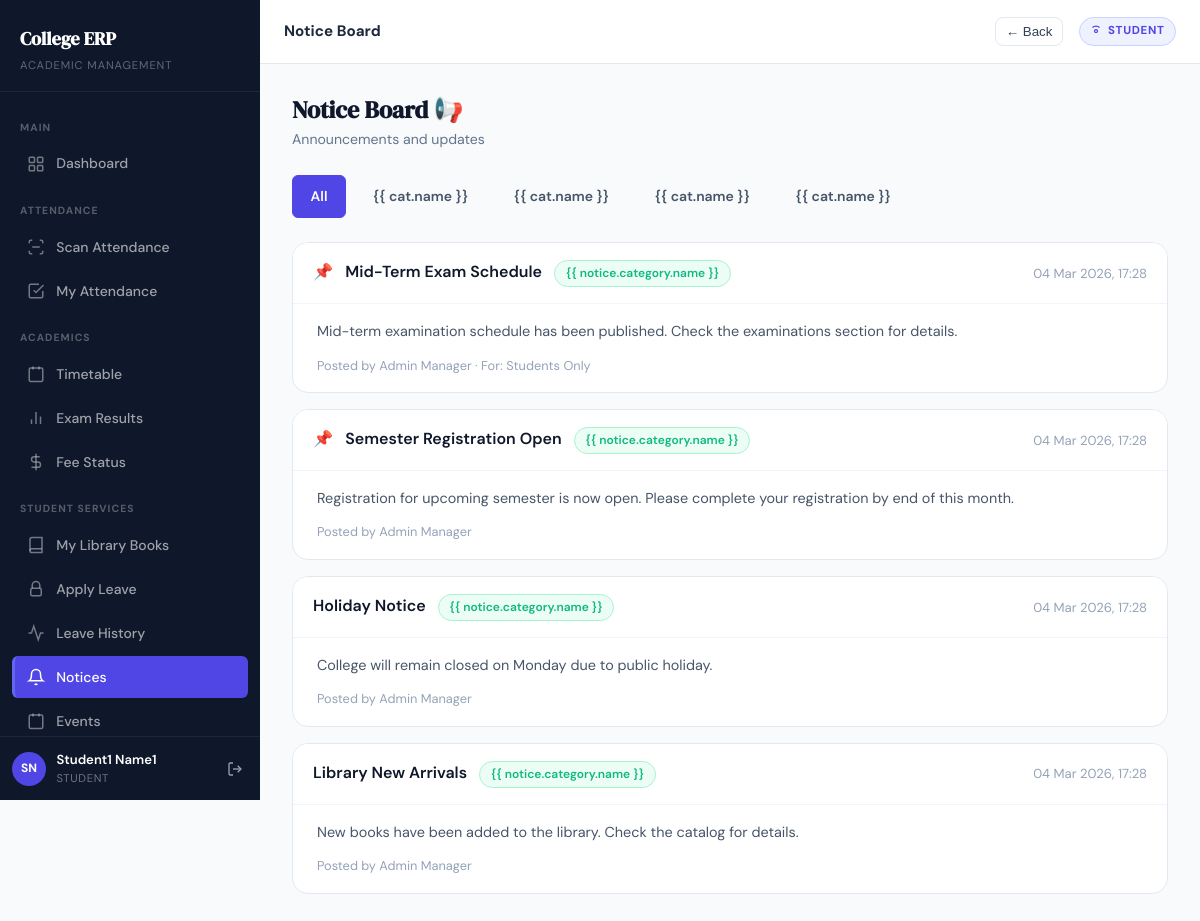
/notices/ (signed in), run on the app's committed database.
### apps/accounts/models.py (models this page shows, shortened)
class CustomUser(AbstractUser):
    first_name    = models.CharField(max_length=100)
    last_name     = models.CharField(max_length=100)
    email         = models.EmailField(unique=True)
    mobile_number = models.CharField(max_length=10, unique=True, null=True, blank=True)
    role          = models.CharField(max_length=20, choices=Role.choices)
    is_verified   = models.BooleanField(default=False)
    is_approved   = models.BooleanField(default=False)
    class Meta:
        indexes = [
            models.Index(fields=["role"]),
            models.Index(fields=["is_approved"]),
        ]
    @property
    def full_name(self):
        return f"{self.first_name} {self.last_name}".strip() or self.username
    @property
    def is_teacher(self):
        return self.role == Role.TEACHER
    @property
    def is_erp_manager(self):
        return self.role == Role.ERP_MANAGER or self.is_superuser

### apps/notices/models.py (models this page shows, shortened)
class NoticeCategory(TimeStampedModel):
    name = models.CharField(max_length=50, unique=True)
    class Meta:
        ordering = ["name"]
        verbose_name_plural = "Notice categories"

class Notice(TimeStampedModel):
    title = models.CharField(max_length=200)
    content = models.TextField()
    category = models.ForeignKey(
        NoticeCategory, on_delete=models.SET_NULL, null=True, blank=True,
        related_name="notices"
    )
    posted_by = models.ForeignKey(
        settings.AUTH_USER_MODEL, on_delete=models.CASCADE, related_name="notices"
    )
    target_role = models.CharField(max_length=20, choices=TARGET_CHOICES, default="ALL")
    is_pinned = models.BooleanField(default=False)
    attachment = models.FileField(upload_to="notices/", blank=True)
    class Meta:
        ordering = ["-is_pinned", "-created_at"]

### apps/notices/views.py (the view)
# urls.py: path("",                        views.notice_list,    name="notice_list"),
@login_required
def notice_list(request):
    user = request.user
    notices = Notice.objects.select_related("category", "posted_by").filter(
        Q(target_role="ALL") | Q(target_role=user.role)
    )
    categories = NoticeCategory.objects.all()
    cat_id = request.GET.get("category")
    if cat_id:
        notices = notices.filter(category_id=cat_id)
    return render(request, "notices/notice_list.html", {
        "notices": notices,
        "categories": categories,
        "selected_category": cat_id,
    })

### templates/notices/notice_list.html (shortened to what this page needs)
{% extends "base.html" %}
{% block topbar_title %}Notice Board{% endblock %}
{% block content %}
<div class="page-header fade-in-up">
    <div>
        <div class="page-header-title">Notice Board 📢</div>
        <div class="page-header-subtitle">Announcements and updates</div>
    </div>
</div>
{% if categories %}
<div class="fade-in-up" style="display:flex;gap:.5rem;margin-bottom:1.5rem;flex-wrap:wrap">
    <a href="{% url 'notice_list' %}"
        class="btn btn-sm {% if not selected_category %}btn-primary{% else %}btn-outline{% endif %}">All</a>
    {% for cat in categories %}
    <a href="{% url 'notice_list' %}?category={{ cat.pk }}"
        class="btn btn-sm {% if selected_category == cat.pk|stringformat:'d' %}btn-primary{% else %}btn-outline{% endif %}">{{
        cat.name }}</a>
    {% endfor %}
</div>
{% endif %}
{% for notice in notices %}
<div class="card fade-in-up" style="margin-bottom:1rem">
    <div class="card-header">
        <div style="flex:1">
            {% if notice.is_pinned %}<span style="color:var(--warning);margin-right:.5rem">📌</span>{% endif %}
            <a href="{% url 'notice_detail' notice.pk %}"
                style="text-decoration:none;color:var(--gray-900);font-weight:600">{{ notice.title }}</a>
            {% if notice.category %}<span class="status-badge open" style="margin-left:.5rem">{{ notice.category.name
                }}</span>{% endif %}
        </div>
        <span class="text-muted text-sm">{{ notice.created_at|date:"d M Y, H:i" }}</span>
    </div>
    <div class="card-body" style="padding:1rem 1.5rem">
        <p style="color:var(--gray-600);font-size:.9rem;margin:0">{{ notice.content|truncatewords:40 }}</p>
        <div style="margin-top:.75rem;font-size:.8rem;color:var(--gray-400)">
            Posted by {{ notice.posted_by.full_name }}
            {% if notice.target_role != "ALL" %} · For: {{ notice.get_target_role_display }}{% endif %}
        </div>
    </div>
</div>
{% empty %}
<div class="alert alert-info fade-in-up">📢 No notices yet.</div>
{% endfor %}
{% endblock %}

### templates/base.html (shortened to what this page needs)
{% load static %}
<!DOCTYPE html>
<html lang="en">
<head>
  <link rel="stylesheet" href="{% static 'css/style.css' %}">
</head>
<body>
{% if request.user.is_authenticated %}
<div class="app-shell">
  <aside class="sidebar" id="sidebar">
    <div class="sidebar-logo">
      <a href="{% url 'dashboard' %}" class="sidebar-logo-text">College ERP</a>
      <div class="sidebar-logo-sub">Academic Management</div>
    </div>
    <nav class="sidebar-nav">
      <div class="sidebar-section-label">Main</div>
      <a href="{% url 'dashboard' %}"
         class="sidebar-link {% if request.resolver_match.url_name == 'dashboard' %}active{% endif %}">
        <svg viewBox="0 0 24 24" fill="none" stroke="currentColor" stroke-width="2">
          <rect x="3" y="3" width="7" height="7" rx="1"/><rect x="14" y="3" width="7" height="7" rx="1"/>
          <rect x="14" y="14" width="7" height="7" rx="1"/><rect x="3" y="14" width="7" height="7" rx="1"/>
        </svg>
        Dashboard
      </a>
      {% if request.user.role == "STUDENT" %}
      <div class="sidebar-section-label">Attendance</div>
      <a href="{% url 'scan_attendance' %}"
         class="sidebar-link {% if request.resolver_match.url_name == 'scan_attendance' %}active{% endif %}">
        <svg viewBox="0 0 24 24" fill="none" stroke="currentColor" stroke-width="2">
          <path d="M3 7V5a2 2 0 0 1 2-2h2"/><path d="M21 7V5a2 2 0 0 0-2-2h-2"/>
          <path d="M3 17v2a2 2 0 0 0 2 2h2"/><path d="M21 17v2a2 2 0 0 1-2 2h-2"/>
          <line x1="7" y1="12" x2="17" y2="12"/>
        </svg>
        Scan Attendance
      </a>
      <a href="{% url 'my_attendance' %}"
         class="sidebar-link {% if request.resolver_match.url_name == 'my_attendance' %}active{% endif %}">
        <svg viewBox="0 0 24 24" fill="none" stroke="currentColor" stroke-width="2">
          <polyline points="9 11 12 14 22 4"/><path d="M21 12v7a2 2 0 0 1-2 2H5a2 2 0 0 1-2-2V5a2 2 0 0 1 2-2h11"/>
        </svg>
        My Attendance
      </a>
      <div class="sidebar-section-label">Academics</div>
      <a href="{% url 'my_timetable' %}"
         class="sidebar-link {% if request.resolver_match.url_name == 'my_timetable' %}active{% endif %}">
        <svg viewBox="0 0 24 24" fill="none" stroke="currentColor" stroke-width="2">
          <rect x="3" y="4" width="18" height="18" rx="2"/><line x1="16" y1="2" x2="16" y2="6"/><line x1="8" y1="2" x2="8" y2="6"/>
        </svg>
        Timetable
      </a>
      <a href="{% url 'my_results' %}"
         class="sidebar-link {% if request.resolver_match.url_name == 'my_results' %}active{% endif %}">
        <svg viewBox="0 0 24 24" fill="none" stroke="currentColor" stroke-width="2">
          <line x1="18" y1="20" x2="18" y2="10"/><line x1="12" y1="20" x2="12" y2="4"/><line x1="6" y1="20" x2="6" y2="14"/>
        </svg>
        Exam Results
      </a>
      <a href="{% url 'my_fees' %}"
         class="sidebar-link {% if request.resolver_match.url_name == 'my_fees' %}active{% endif %}">
        <svg viewBox="0 0 24 24" fill="none" stroke="currentColor" stroke-width="2">
          <line x1="12" y1="1" x2="12" y2="23"/><path d="M17 5H9.5a3.5 3.5 0 0 0 0 7h5a3.5 3.5 0 0 1 0 7H6"/>
        </svg>
        Fee Status
      </a>
      <div class="sidebar-section-label">Student Services</div>
      <a href="{% url 'my_books' %}"
         class="sidebar-link {% if request.resolver_match.url_name == 'my_books' %}active{% endif %}">
        <svg viewBox="0 0 24 24" fill="none" stroke="currentColor" stroke-width="2">
          <path d="M4 19.5A2.5 2.5 0 0 1 6.5 17H20"/><path d="M6.5 2H20v20H6.5A2.5 2.5 0 0 1 4 19.5V4.5A2.5 2.5 0 0 1 6.5 2z"/>
        </svg>
        My Library Books
      </a>
      <a href="{% url 'apply_leave' %}"
         class="sidebar-link {% if request.resolver_match.url_name == 'apply_leave' %}active{% endif %}">
        <svg viewBox="0 0 24 24" fill="none" stroke="currentColor" stroke-width="2">
          <path d="M7 11V7a5 5 0 0 1 10 0v4"/><rect x="5" y="11" width="14" height="10" rx="2"/>
        </svg>
        Apply Leave
      </a>
      <a href="{% url 'leave_history' %}"
         class="sidebar-link {% if request.resolver_match.url_name == 'leave_history' %}active{% endif %}">
        <svg viewBox="0 0 24 24" fill="none" stroke="currentColor" stroke-width="2">
          <polyline points="22 12 18 12 15 21 9 3 6 12 2 12"/>
        </svg>
        Leave History
      </a>
      <a href="{% url 'notice_list' %}"
         class="sidebar-link {% if request.resolver_match.url_name == 'notice_list' %}active{% endif %}">
        <svg viewBox="0 0 24 24" fill="none" stroke="currentColor" stroke-width="2">
          <path d="M18 8a6 6 0 0 0-12 0c0 7-3 9-3 9h18s-3-2-3-9"/><path d="M13.73 21a2 2 0 0 1-3.46 0"/>
        </svg>
        Notices
      </a>
      <a href="{% url 'event_list' %}"
         class="sidebar-link {% if request.resolver_match.url_name == 'event_list' %}active{% endif %}">
        <svg viewBox="0 0 24 24" fill="none" stroke="currentColor" stroke-width="2">
          <rect x="3" y="4" width="18" height="18" rx="2"/><line x1="16" y1="2" x2="16" y2="6"/><line x1="8" y1="2" x2="8" y2="6"/>
        </svg>
        Events
      </a>
      {% endif %}
    </nav>
    <div class="sidebar-footer">
      <div class="sidebar-user">
        <div class="sidebar-avatar">
          {{ request.user.first_name|first|upper }}{{ request.user.last_name|first|upper }}
        </div>
        <div class="sidebar-user-info">
          <div class="sidebar-user-name">{{ request.user.full_name }}</div>
          <div class="sidebar-user-role">{{ request.user.get_role_display }}</div>
        </div>
        <form method="post" action="{% url 'logout' %}" style="margin:0;">
          <button type="submit" class="sidebar-logout" title="Logout" style="border:none;background:transparent;cursor:pointer;">
            <svg width="16" height="16" viewBox="0 0 24 24" fill="none" stroke="currentColor" stroke-width="2">
              <path d="M9 21H5a2 2 0 0 1-2-2V5a2 2 0 0 1 2-2h4"/>
              <polyline points="16 17 21 12 16 7"/><line x1="21" y1="12" x2="9" y2="12"/>
            </svg>
          </button>
        </form>
      </div>
    </div>
  </aside>
  <div class="main-content">
    <header class="topbar">
      <span class="topbar-title">{% block topbar_title %}Dashboard{% endblock %}</span>
      <button
        type="button"
        onclick="if (window.history.length > 1) { window.history.back(); } else { window.location.href='{% url 'dashboard' %}'; }"
        style="margin-left:.75rem;border:1px solid var(--gray-200);background:#fff;border-radius:.5rem;padding:.35rem .6rem;cursor:pointer;color:var(--gray-700);font-weight:500;"
        aria-label="Go back"
        title="Go back"
      >
        ← Back
      </button>
      <span class="topbar-badge">
        <svg width="12" height="12" viewBox="0 0 24 24" fill="none" stroke="currentColor" stroke-width="2.5">
          <circle cx="12" cy="12" r="3"/>
          <path d="M19.07 4.93A10 10 0 0 0 12 2a10 10 0 0 0-7.07 2.93"/>
        </svg>
        {{ request.user.get_role_display }}
      </span>
    </header>
    <main class="page-content">
      {% block content %}{% endblock %}
    </main>
  </div>
</div>
{% else %}
<!-- ════════════════════════════════════════════════════════
     UNAUTHENTICATED LAYOUT (no sidebar)
═════════════════════════════════════════════════════════ -->
{% block outer_content %}{% endblock %}
{% endif %}
</body>
</html>

### data on the page
CustomUser: user.first_name|first "S", user.last_name|first "N", user.full_name "Student1 Name1", user.role "STUDENT"
Notice: title "Mid-Term Exam Schedule", shows "{{ notice.category.name }}", created_at "04 Mar 2026, 17:28", content "Mid-term examination schedule has been published. Check the examinations section for details.", posted_by.full_name "Admin Manager", target_role "Students Only"
Notice: title "Semester Registration Open", shows "{{ notice.category.name }}", created_at "04 Mar 2026, 17:28", content "Registration for upcoming semester is now open. Please complete your registration by end of this month.", posted_by.full_name "Admin Manager"
Notice: title "Holiday Notice", shows "{{ notice.category.name }}", created_at "04 Mar 2026, 17:28", content "College will remain closed on Monday due to public holiday.", posted_by.full_name "Admin Manager"
Notice: title "Library New Arrivals", shows "{{ notice.category.name }}", created_at "04 Mar 2026, 17:28", content "New books have been added to the library. Check the catalog for details.", posted_by.full_name "Admin Manager"
